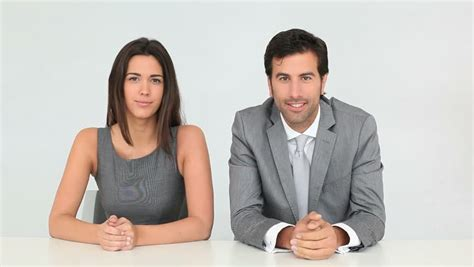
#> input picture external-content.duckduckgo.com2.jpeg, 474 x 267 px
$ python face_detection.py
#> lines starting #> are read from the running program, lines starting #| are printed output that depends on the picture; after the words box and inside, x2 and y2 are one past the last pixel; in counts of white or black regions, pixels touching at a corner belong together
import cv2
from random import randrange

# load some trained data
trained_face_data = cv2.CascadeClassifier('haarcascade_frontalface_default.xml')

# image to detect face
img = cv2.imread("external-content.duckduckgo.com2.jpeg")
#> img is the input picture: shape (267, 474, 3); mean B, G, R 184.8, 190, 196.1

# must convert the img to grayscale
grayscaled_img = cv2.cvtColor(img, cv2.COLOR_BGR2GRAY)
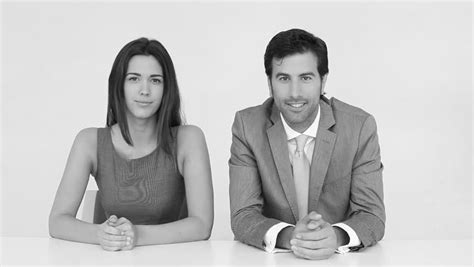
#> grayscaled_img: shape (267, 474); min 7, max 255, mean 191.2

# detect face
face_coordinates = trained_face_data.detectMultiScale(grayscaled_img)
#> face_coordinates = [[280, 127, 38, 38], [116, 58, 57, 57], [264, 54, 63, 63]]

# draw rectangle around the face
for (x, y, w, h) in face_coordinates:
    cv2.rectangle(img, (x, y), (x+w, y+h), (randrange(225), randrange(255), randrange(225)), 3)
#> this loop made 3 passes
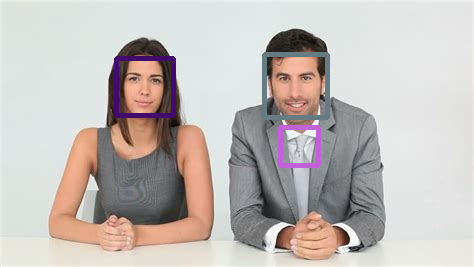
#> img: shape (267, 474, 3); 2.47% of pixels changed, all inside (x1, y1, x2, y2) = (114, 52, 330, 168)

# Display the image with the faces
cv2.imshow('face detector', img)
cv2.waitKey()

$ run again, with external-content.duckduckgo.com1.jpeg copied over external-content.duckduckgo.com2.jpeg
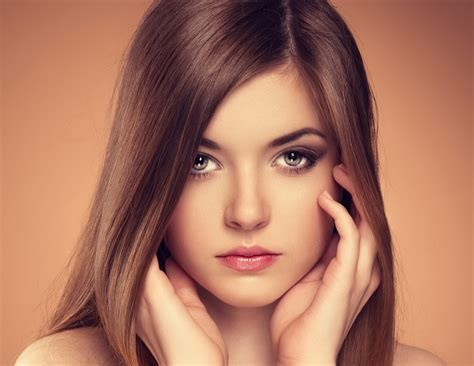
#> input picture external-content.duckduckgo.com1.jpeg, 474 x 366 px
#> img is the input picture: shape (366, 474, 3); mean B, G, R 95.9, 117, 172.6
#> `grayscaled_img = cv2.cvtColor(img, cv2.COLOR_BGR2GRAY)`:
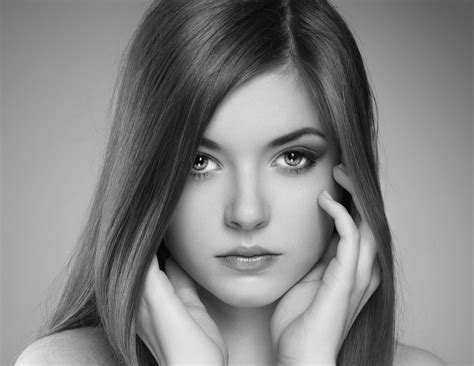
#> grayscaled_img: shape (366, 474); min 3, max 249, mean 131.2
#> face_coordinates = [[156, 96, 189, 189]]
#> the loop `for (x, y, w, h) in face_coordinates:` made 1 pass
#> after the loop `for (x, y, w, h) in face_coordinates:`:
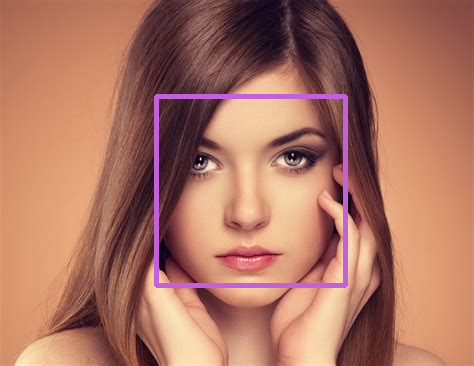
#> img: shape (366, 474, 3); 2.17% of pixels changed, all inside (x1, y1, x2, y2) = (154, 94, 348, 288)
